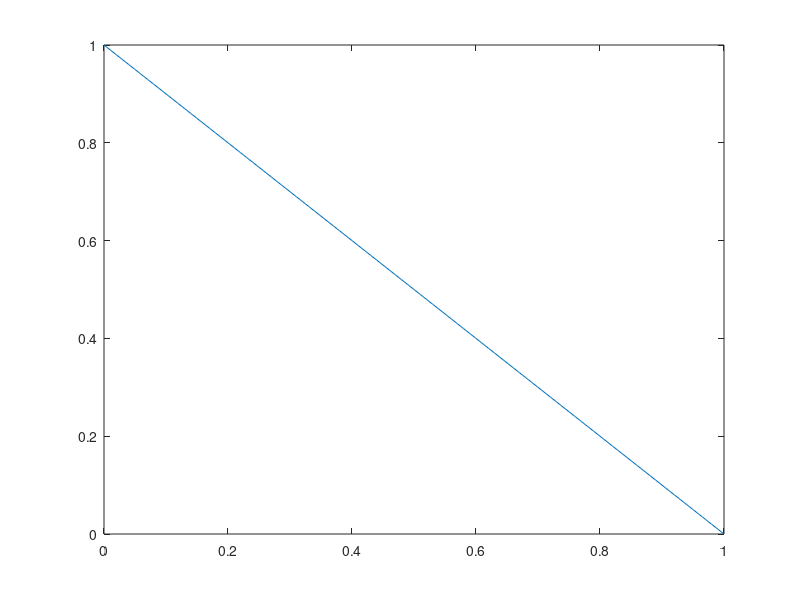

Here is the MATLAB script that generated this plot:
x = 0:0.01:1;
f = @(x) 1 - x;
y = f(x);
plot(x, y);
saveas(gcf, '../../Document/figure/DJI_0027_Reversed_Graph.eps');
close;